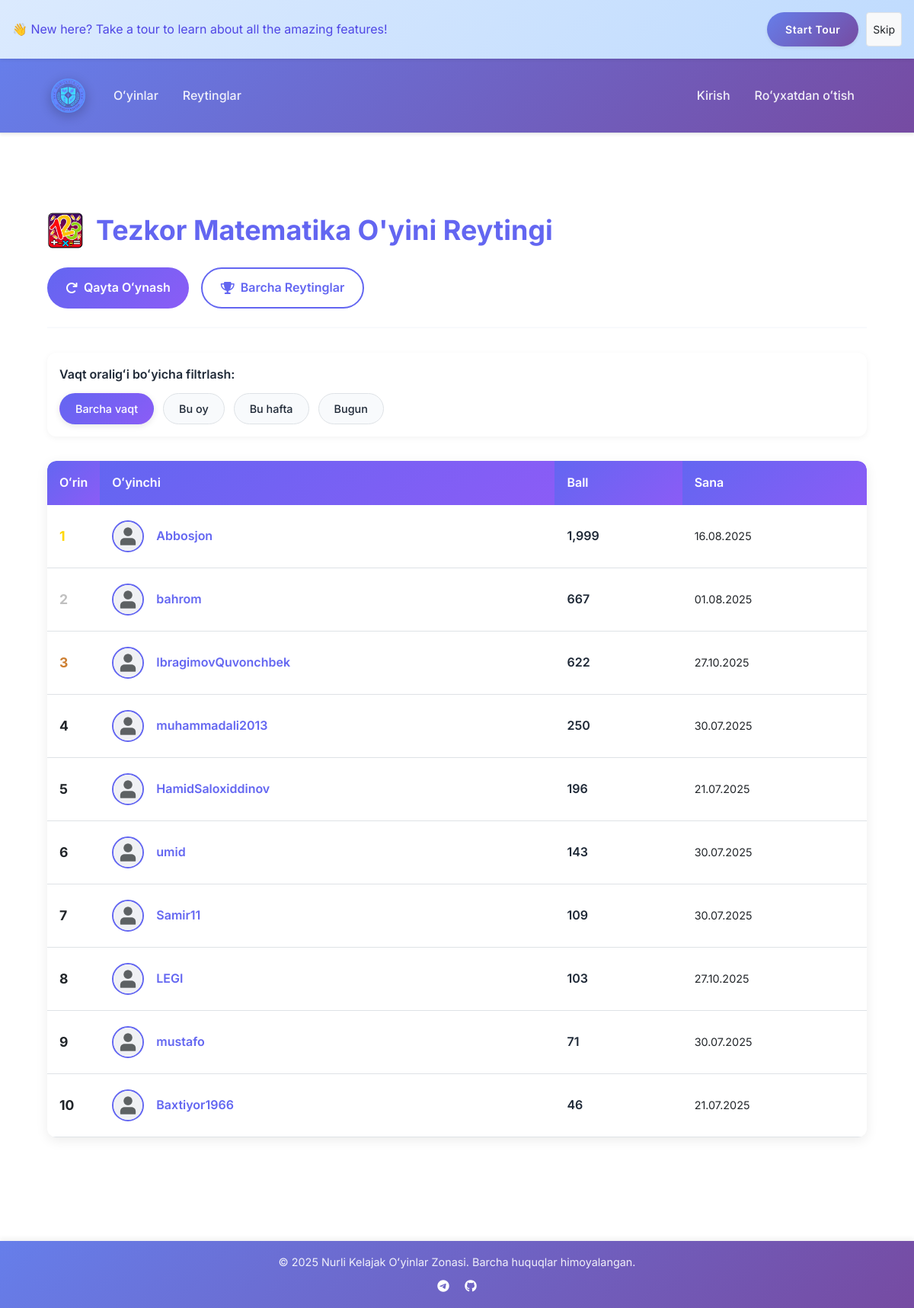
Page /leaderboard/games/math_challenge/ on the earlier database version.
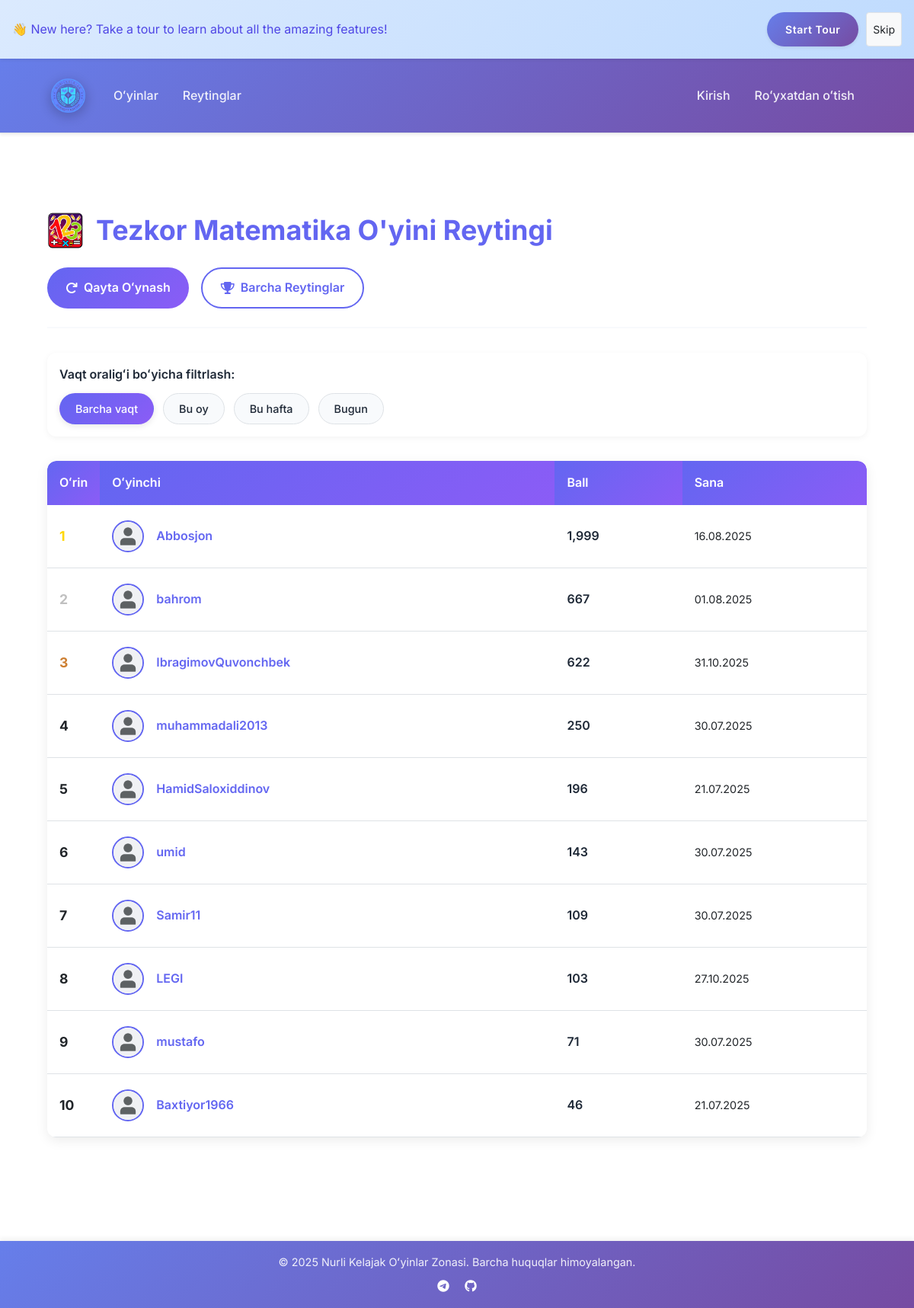
Same page on the later database version.
### accounts/models.py (models this page shows, shortened)
class User(AbstractUser):
    avatar = models.ImageField(upload_to='avatars/', null=True, blank=True)
    bio = models.TextField(max_length=500, blank=True)
    groups = models.ManyToManyField(
        'auth.Group',
        related_name='custom_user_set',
        blank=True,
        help_text='The groups this user belongs to.',
        verbose_name='groups',
    )
    user_permissions = models.ManyToManyField(
        'auth.Permission',
        related_name='custom_user_set',
        blank=True,
        help_text='Specific permissions for this user.',
        verbose_name='user permissions',
    )

### leaderboard/views.py (the view)
# urls.py: path('games/<slug:game_slug>/', views.game_leaderboard, name='game_leaderboard'),
def game_leaderboard(request, game_slug):
    game = get_object_or_404(Game, slug=game_slug)
    time_filter = request.GET.get('filter', 'all')
    queryset = GameScore.objects.filter(game=game)
    today = timezone.now().date()
    if time_filter == 'month':
        first_day = today.replace(day=1)
        queryset = queryset.filter(created_at__gte=first_day)
    elif time_filter == 'week':
        monday = today - timedelta(days=today.weekday())
        queryset = queryset.filter(created_at__gte=monday)
    elif time_filter == 'day':
        queryset = queryset.filter(created_at__date=today)
    leaderboard = queryset.values(
        'user__username',
        'user__avatar'
    ).annotate(
        max_score=Max('score'),
        latest_score_date=Max('created_at')
    ).order_by('-max_score')[:10]
    return render(request, 'leaderboard/game_leaderboard.html', {
        'game': game,
        'leaderboard': leaderboard,
        'active_filter': time_filter
    })

### leaderboard/templates/leaderboard/game_leaderboard.html (shortened to what this page needs)
{% extends "base.html" %}
{% load static %}
{% load humanize %}
{% block content %}
<div class="container leaderboard-container">
    <div class="leaderboard-header">
        <h1 class="leaderboard-title">
            {% if game.image %}
                <img src="{{ game.image.url }}" class="game-icon" alt="{{ game.name }} ikonkasi">
            {% endif %}
            {{ game.name }} Reytingi
        </h1>
        <div class="leaderboard-actions">
            <a href="{% url 'games:game_detail' game.slug %}" class="leaderboard-btn play-again-btn">
                <i class="fas fa-redo"></i> Qayta Oʻynash
            </a>
            <a href="{% url 'leaderboard:leaderboards_home' %}" class="leaderboard-btn view-all-btn">
                <i class="fas fa-trophy"></i> Barcha Reytinglar
            </a>
        </div>
    </div>
    <div class="time-filter-container">
        <span class="time-filter-title">Vaqt oraligʻi boʻyicha filtrlash:</span>
        <div class="time-filter-options">
            <a href="?filter=all" class="time-filter-btn {% if active_filter == 'all' %}active{% endif %}">
                Barcha vaqt
            </a>
            <a href="?filter=month" class="time-filter-btn {% if active_filter == 'month' %}active{% endif %}">
                Bu oy
            </a>
            <a href="?filter=week" class="time-filter-btn {% if active_filter == 'week' %}active{% endif %}">
                Bu hafta
            </a>
            <a href="?filter=day" class="time-filter-btn {% if active_filter == 'day' %}active{% endif %}">
                Bugun
            </a>
        </div>
    </div>
    <div class="leaderboard-table-container">
        {% if leaderboard %}
            <table class="leaderboard-table">
                <thead>
                    <tr>
                        <th scope="col">Oʻrin</th>
                        <th scope="col">Oʻyinchi</th>
                        <th scope="col">Ball</th>
                        <th scope="col">Sana</th>
                    </tr>
                </thead>
                <tbody>
                    {% for entry in leaderboard %}
                        <tr {% if entry.user__username == request.user.username %}class="current-user"{% endif %}>
                            <td class="rank-cell {% if forloop.counter == 1 %}rank-1{% elif forloop.counter == 2 %}rank-2{% elif forloop.counter == 3 %}rank-3{% endif %}">
                                {{ forloop.counter }}
                            </td>
                            <td>
                                <div class="user-cell">
                                    <a href="{% url 'accounts:user_profile' username=entry.user__username %}">
                                        <img src="{% if entry.user__avatar %}{{ entry.user__avatar.url }}{% else %}/media/avatars/avatar.png{% endif %}"
                                             class="user-avatar"
                                             alt="{{ entry.user__username }} avatari"
                                             onerror="this.src='/media/avatars/avatar.png'">
                                    </a>
                                    <a href="{% url 'accounts:user_profile' username=entry.user__username %}" class="username-link">
                                        {{ entry.user__username }}
                                    </a>
                                </div>
                            </td>
                            <td class="score-cell">{{ entry.max_score|intcomma }}</td>
                            <td class="time-cell">{{ entry.latest_score_date|date:"d.m.Y" }}</td>
                        </tr>
                    {% endfor %}
                </tbody>
            </table>
        {% endif %}
    </div>
</div>
{% endblock %}

Differences in the rows shown:
changed User "IbragimovQuvonchbek": latest_score_date "27.10.2025" → "31.10.2025"
